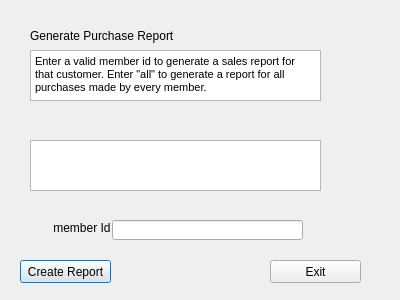
<?xml version="1.0" encoding="UTF-8"?>
<ui version="4.0">
 <class>Dialog</class>
 <widget class="QDialog" name="Dialog">
  <property name="geometry">
   <rect>
    <x>0</x>
    <y>0</y>
    <width>400</width>
    <height>300</height>
   </rect>
  </property>
  <property name="windowTitle">
   <string>Dialog</string>
  </property>
  <widget class="QLabel" name="label">
   <property name="geometry">
    <rect>
     <x>30</x>
     <y>20</y>
     <width>161</width>
     <height>31</height>
    </rect>
   </property>
   <property name="text">
    <string>Generate Purchase Report</string>
   </property>
  </widget>
  <widget class="QLabel" name="label_2">
   <property name="geometry">
    <rect>
     <x>50</x>
     <y>220</y>
     <width>61</width>
     <height>16</height>
    </rect>
   </property>
   <property name="text">
    <string> member Id:</string>
   </property>
  </widget>
  <widget class="QLineEdit" name="lineEdit_memberId">
   <property name="geometry">
    <rect>
     <x>112</x>
     <y>220</y>
     <width>191</width>
     <height>20</height>
    </rect>
   </property>
  </widget>
  <widget class="QPushButton" name="pushButton_report">
   <property name="geometry">
    <rect>
     <x>20</x>
     <y>260</y>
     <width>91</width>
     <height>23</height>
    </rect>
   </property>
   <property name="text">
    <string>Create Report</string>
   </property>
  </widget>
  <widget class="QPushButton" name="pushButton_exit">
   <property name="geometry">
    <rect>
     <x>270</x>
     <y>260</y>
     <width>91</width>
     <height>23</height>
    </rect>
   </property>
   <property name="text">
    <string>Exit</string>
   </property>
  </widget>
  <widget class="QTextBrowser" name="textBrowser">
   <property name="geometry">
    <rect>
     <x>30</x>
     <y>50</y>
     <width>291</width>
     <height>51</height>
    </rect>
   </property>
   <property name="html">
    <string>&lt;!DOCTYPE HTML PUBLIC &quot;-//W3C//DTD HTML 4.0//EN&quot; &quot;http://www.w3.org/TR/REC-html40/strict.dtd&quot;&gt;
&lt;html&gt;&lt;head&gt;&lt;meta name=&quot;qrichtext&quot; content=&quot;1&quot; /&gt;&lt;style type=&quot;text/css&quot;&gt;
p, li { white-space: pre-wrap; }
&lt;/style&gt;&lt;/head&gt;&lt;body style=&quot; font-family:'MS Shell Dlg 2'; font-size:8.25pt; font-weight:400; font-style:normal;&quot;&gt;
&lt;p style=&quot; margin-top:0px; margin-bottom:0px; margin-left:0px; margin-right:0px; -qt-block-indent:0; text-indent:0px;&quot;&gt;Enter a valid member id to generate a sales report for that customer. Enter &amp;quot;all&amp;quot; to generate a report for all purchases made by every member.&lt;/p&gt;&lt;/body&gt;&lt;/html&gt;</string>
   </property>
  </widget>
  <widget class="QListWidget" name="listWidget">
   <property name="geometry">
    <rect>
     <x>30</x>
     <y>140</y>
     <width>291</width>
     <height>51</height>
    </rect>
   </property>
  </widget>
 </widget>
 <resources/>
 <connections/>
</ui>
